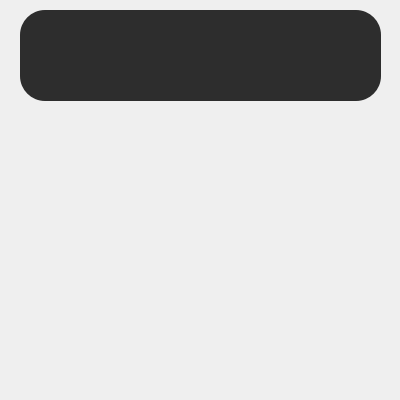
<?xml version="1.0" encoding="UTF-8"?>
<ui version="4.0">
 <class>Form</class>
 <widget class="QWidget" name="Form">
  <property name="geometry">
   <rect>
    <x>0</x>
    <y>0</y>
    <width>400</width>
    <height>400</height>
   </rect>
  </property>
  <property name="windowTitle">
   <string>Form</string>
  </property>
  <widget class="QPushButton" name="Recorder">
   <property name="geometry">
    <rect>
     <x>20</x>
     <y>10</y>
     <width>361</width>
     <height>91</height>
    </rect>
   </property>
   <property name="palette">
    <palette>
     <active>
      <colorrole role="WindowText">
       <brush brushstyle="SolidPattern">
        <color alpha="255">
         <red>70</red>
         <green>227</green>
         <blue>162</blue>
        </color>
       </brush>
      </colorrole>
      <colorrole role="Button">
       <brush brushstyle="SolidPattern">
        <color alpha="255">
         <red>45</red>
         <green>45</green>
         <blue>45</blue>
        </color>
       </brush>
      </colorrole>
      <colorrole role="Text">
       <brush brushstyle="SolidPattern">
        <color alpha="255">
         <red>255</red>
         <green>255</green>
         <blue>255</blue>
        </color>
       </brush>
      </colorrole>
      <colorrole role="ButtonText">
       <brush brushstyle="SolidPattern">
        <color alpha="255">
         <red>255</red>
         <green>255</green>
         <blue>255</blue>
        </color>
       </brush>
      </colorrole>
      <colorrole role="Base">
       <brush brushstyle="SolidPattern">
        <color alpha="255">
         <red>45</red>
         <green>45</green>
         <blue>45</blue>
        </color>
       </brush>
      </colorrole>
      <colorrole role="Window">
       <brush brushstyle="SolidPattern">
        <color alpha="255">
         <red>45</red>
         <green>45</green>
         <blue>45</blue>
        </color>
       </brush>
      </colorrole>
     </active>
     <inactive>
      <colorrole role="WindowText">
       <brush brushstyle="SolidPattern">
        <color alpha="255">
         <red>70</red>
         <green>227</green>
         <blue>162</blue>
        </color>
       </brush>
      </colorrole>
      <colorrole role="Button">
       <brush brushstyle="SolidPattern">
        <color alpha="255">
         <red>45</red>
         <green>45</green>
         <blue>45</blue>
        </color>
       </brush>
      </colorrole>
      <colorrole role="Text">
       <brush brushstyle="SolidPattern">
        <color alpha="255">
         <red>255</red>
         <green>255</green>
         <blue>255</blue>
        </color>
       </brush>
      </colorrole>
      <colorrole role="ButtonText">
       <brush brushstyle="SolidPattern">
        <color alpha="255">
         <red>255</red>
         <green>255</green>
         <blue>255</blue>
        </color>
       </brush>
      </colorrole>
      <colorrole role="Base">
       <brush brushstyle="SolidPattern">
        <color alpha="255">
         <red>45</red>
         <green>45</green>
         <blue>45</blue>
        </color>
       </brush>
      </colorrole>
      <colorrole role="Window">
       <brush brushstyle="SolidPattern">
        <color alpha="255">
         <red>45</red>
         <green>45</green>
         <blue>45</blue>
        </color>
       </brush>
      </colorrole>
     </inactive>
     <disabled>
      <colorrole role="WindowText">
       <brush brushstyle="SolidPattern">
        <color alpha="255">
         <red>255</red>
         <green>255</green>
         <blue>255</blue>
        </color>
       </brush>
      </colorrole>
      <colorrole role="Button">
       <brush brushstyle="SolidPattern">
        <color alpha="255">
         <red>45</red>
         <green>45</green>
         <blue>45</blue>
        </color>
       </brush>
      </colorrole>
      <colorrole role="Text">
       <brush brushstyle="SolidPattern">
        <color alpha="255">
         <red>255</red>
         <green>255</green>
         <blue>255</blue>
        </color>
       </brush>
      </colorrole>
      <colorrole role="ButtonText">
       <brush brushstyle="SolidPattern">
        <color alpha="255">
         <red>255</red>
         <green>255</green>
         <blue>255</blue>
        </color>
       </brush>
      </colorrole>
      <colorrole role="Base">
       <brush brushstyle="SolidPattern">
        <color alpha="255">
         <red>45</red>
         <green>45</green>
         <blue>45</blue>
        </color>
       </brush>
      </colorrole>
      <colorrole role="Window">
       <brush brushstyle="SolidPattern">
        <color alpha="255">
         <red>45</red>
         <green>45</green>
         <blue>45</blue>
        </color>
       </brush>
      </colorrole>
     </disabled>
    </palette>
   </property>
   <property name="font">
    <font>
     <family>Yu Gothic UI</family>
     <pointsize>15</pointsize>
     <weight>50</weight>
     <italic>false</italic>
     <bold>false</bold>
    </font>
   </property>
   <property name="styleSheet">
    <string notr="true">/* 默认状态 */
QPushButton {
    background-color: rgb(45,45,45);
    border: none;
    padding: 10px 20px;
    border-radius: 25px;/* 设置圆角半径 */
	qproperty-icon: url(:/voice/300ppi/voice_w.png)
}

/* 悬停状态 */
QPushButton:hover {
    background-color: rgb(70, 227, 162);
	border-radius: 25px; /* 设置圆角半径 */
	qproperty-icon: url(:/voice/300ppi/voice_b.png)
}

/* 按下状态 */
QPushButton:pressed {
    background-color: rgb(62, 204, 145);
	border-radius: 25px; /* 设置圆角半径 */
	qproperty-icon: url(:/voice/300ppi/voice_b.png)
}
</string>
   </property>
   <property name="text">
    <string/>
   </property>
   <property name="iconSize">
    <size>
     <width>25</width>
     <height>25</height>
    </size>
   </property>
  </widget>
 </widget>
 <resources/>
 <connections/>
</ui>
